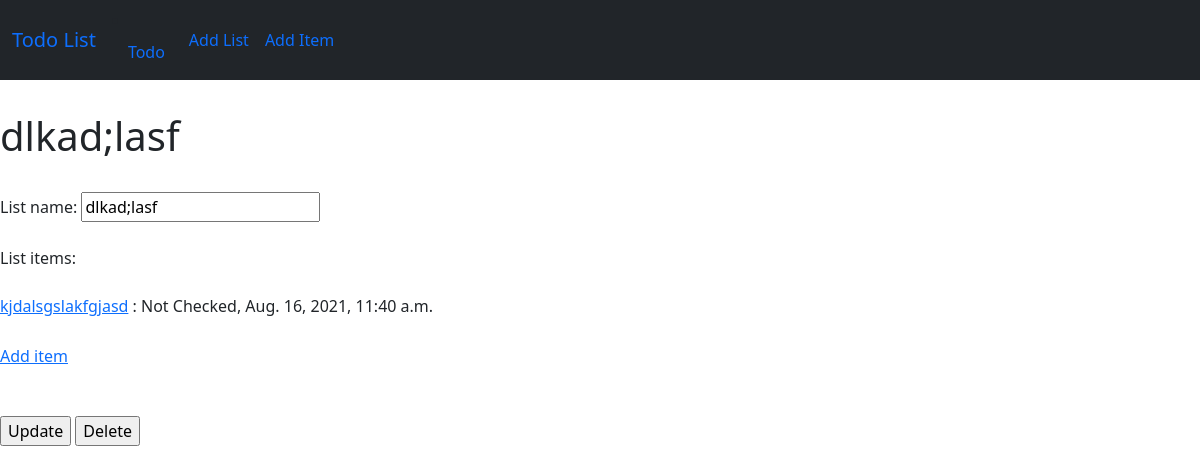
Page /todo/25/ on the committed database.
### todo/models.py (models this page shows, shortened)
class TodoList(models.Model):
    list_name = models.CharField(max_length=100, unique=True, blank=True, null=True)

class TodoItem(models.Model):
    now=datetime.datetime.now()
    title = models.CharField(max_length=100)
    checked = models.BooleanField(default=False)
    due_date= models.DateTimeField(default=now)
    todo_list = models.ForeignKey(to=TodoList, on_delete=models.CASCADE)
    class Meta:
        constraints = [
            models.UniqueConstraint(fields=['title', 'todo_list'], name='name of constraint')
        ]

### todo/views.py (the view, shortened to what this page needs)
# urls.py: path('<int:list_id>/', detail, name='list_details'),
def detail(request,list_id):
    if request.method == "GET":
        try:
            todolist=TodoList.objects.get(id=list_id)
        except:
            raise Http404("This List Does not exist")
        items_list=TodoItem.objects.filter(todo_list=todolist)
        context={
            'todolist':todolist,
            'items_list':items_list
        }
        return render(request, 'todo/detail.html',context)

### todo/templates/todo/detail.html (shortened to what this page needs)
{% extends 'base.html' %}
{% block content %}
    <form action="{% url 'todo:list_details' todolist.id %}" method="POST">
        <fieldset>
            <h1>{{todolist.list_name}}</h1><br>
            List name: <input type="text" name="name" id="name" value={{todolist.list_name}}>
            <br><br>
            List items:<br><br>
            <table>
                <th>
                {% for item in items_list %}
                <br>
                <tr>
                    {% if item.checked == True %}
                        <a href="/todo/{{todolist.id}}/{{item.id}}/">{{item.title}}</a>
                        &nbsp:&nbspChecked,&nbsp{{item.due_date}}
                    {% else %}
                        <a href="/todo/{{todolist.id}}/{{item.id}}/">{{item.title}}</a>
                    {% endif %}
                </tr>
                {% endfor %}
                </th>
            </table>
            <a href="createitem/" >Add item</a>
            <br><br><br>
            <input type="submit" name="update" value="Update">
            <input type="submit" name="delete" value="Delete">
        </fieldset>
    </form>
{% endblock %}

### rows in the picture
TodoList: list_name "dlkad;lasf", name "dlkad;lasf"
TodoItem: title "kjdalsgslakfgjasd"
